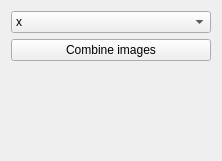
<?xml version="1.0" encoding="UTF-8"?>
<ui version="4.0">
 <class>m2CombineImagesViewControls</class>
 <widget class="QWidget" name="m2CombineImagesViewControls">
  <property name="geometry">
   <rect>
    <x>0</x>
    <y>0</y>
    <width>222</width>
    <height>161</height>
   </rect>
  </property>
  <property name="minimumSize">
   <size>
    <width>0</width>
    <height>0</height>
   </size>
  </property>
  <property name="windowTitle">
   <string>QmitkTemplate</string>
  </property>
  <layout class="QVBoxLayout" name="verticalLayout">
   <item>
    <widget class="QComboBox" name="cbAxis">
     <item>
      <property name="text">
       <string>x</string>
      </property>
     </item>
     <item>
      <property name="text">
       <string>y</string>
      </property>
     </item>
     <item>
      <property name="text">
       <string>z</string>
      </property>
     </item>
    </widget>
   </item>
   <item>
    <widget class="QPushButton" name="buttonPerformImageProcessing">
     <property name="toolTip">
      <string>Do image processing</string>
     </property>
     <property name="text">
      <string>Combine images</string>
     </property>
    </widget>
   </item>
   <item>
    <spacer name="spacer1">
     <property name="orientation">
      <enum>Qt::Vertical</enum>
     </property>
     <property name="sizeType">
      <enum>QSizePolicy::Expanding</enum>
     </property>
     <property name="sizeHint" stdset="0">
      <size>
       <width>20</width>
       <height>220</height>
      </size>
     </property>
    </spacer>
   </item>
  </layout>
 </widget>
 <layoutdefault spacing="6" margin="11"/>
 <resources/>
 <connections/>
</ui>
